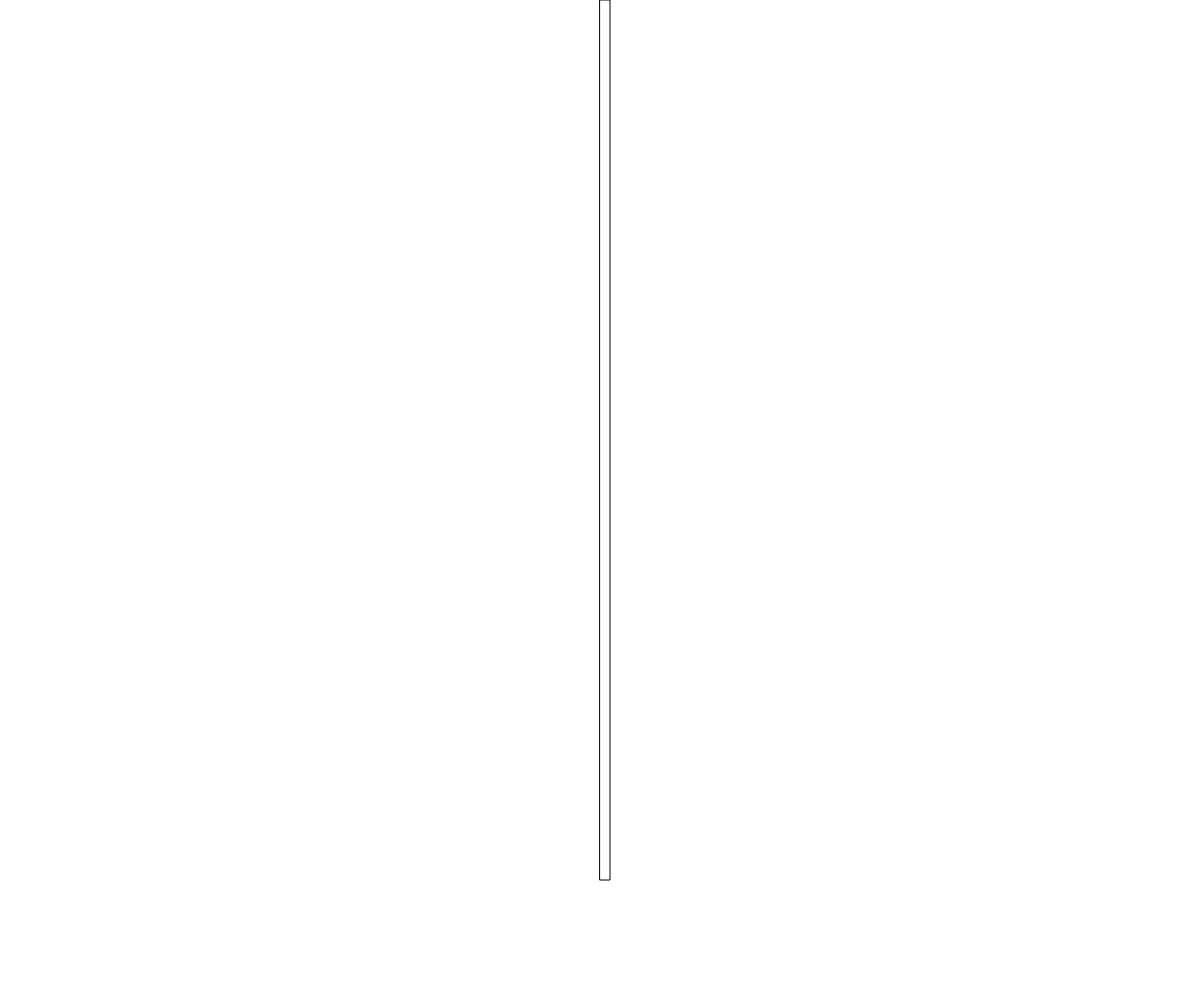
Frame 1 (no input)
Frame 60 (no input): identical to frame 1, image omitted
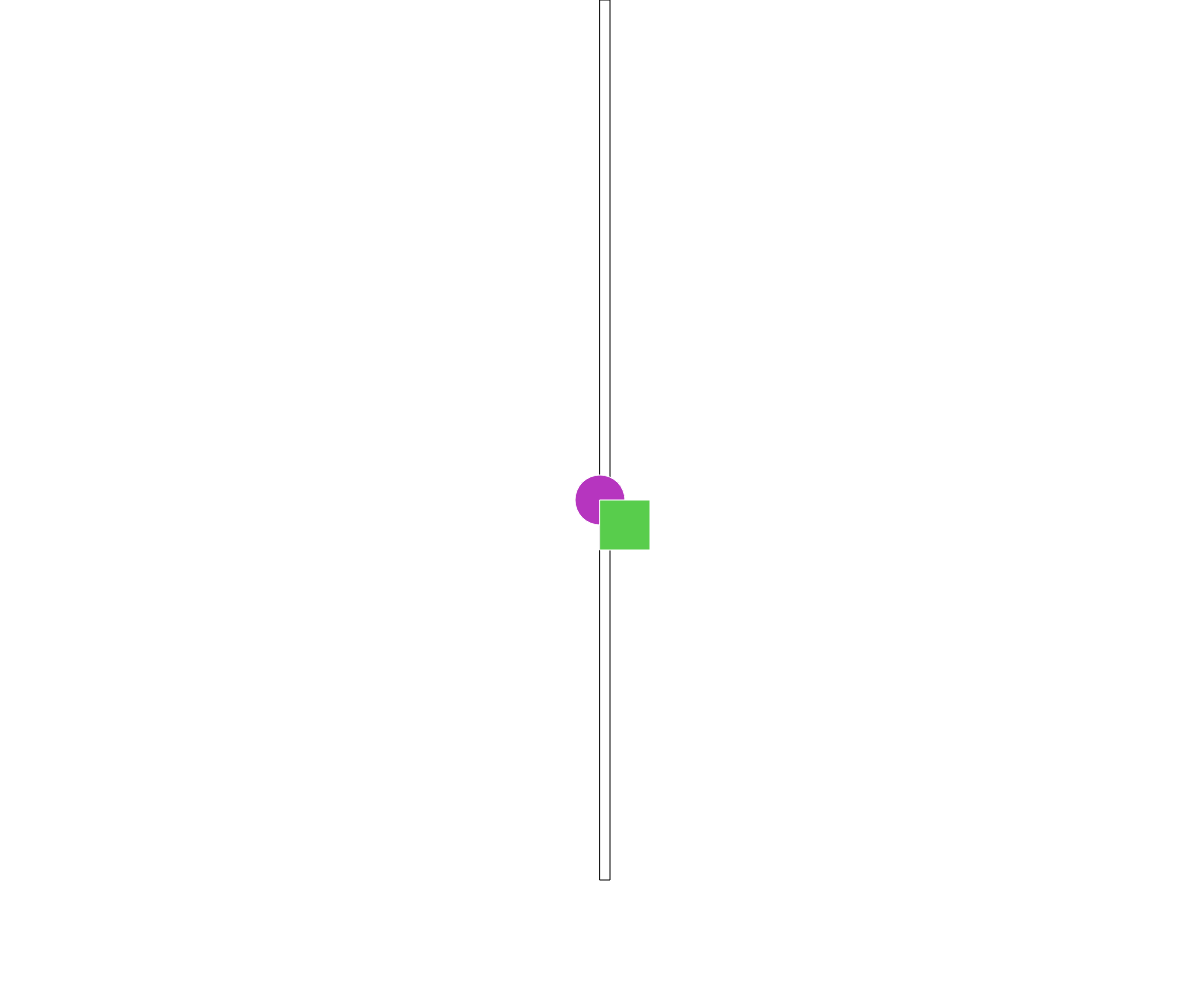
Frame 120 (the mouse pressed at the canvas centre since frame 60)

The p5.js sketch that drew these frames (run headless with seeded random() and noise() and a simulated clock; from frame 60 on, the mouse is pressed at the canvas centre):

// p5.js sketch
// ── sketch.js
/* April 10th,2019
Moving things using the mouse
Nicholas Groves */
let size = 50;

function setup() {
  var firstCanvas = createCanvas(windowWidth,windowHeight);
  rect(width/2,0,10,880);
}

function draw() {
  // This function does nothing, but it must exist.

}

function mouseMoved() {
  // This function is called whenever the mouse is moved

    stroke(255);

  if (mouseX >= width/2) {//draws a new circle whenever the mouse is moved on the right side of the screen
    ellipse(mouseX,mouseY,size,size);
    fill(random(255), random(255), random(255));


  }

  if (mouseX <= width/2) { //draws a new rectangle whenever the mouse is moved on the left side of the screen
    rect(mouseX,mouseY,size,size);
    fill(random(255), random(255), random(255));

  }
}

function mouseClicked() {

background(random(255),random(255),random(255)); //changes the background whenever the mouse is clicked
fill(random(255),random(255),random(255));
rect(width/2,0,10,880);
size = random(255);

}
